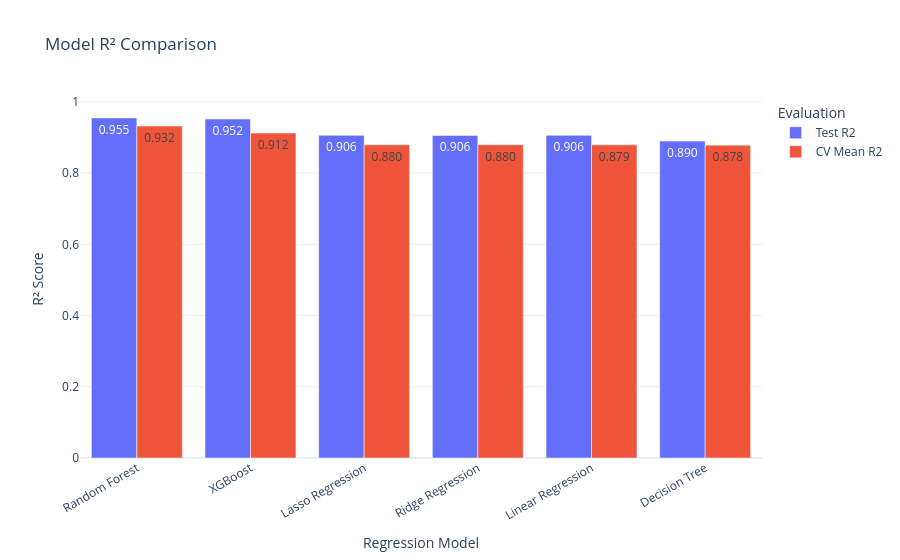

Notebook code cell kept with this figure:
### Code cell
# ============================================================
# Test and Cross-Validation R² Comparison
# ============================================================

r2_plot_data = model_comparison[
    [
        "Model",
        "Test R2",
        "CV Mean R2"
    ]
].melt(
    id_vars="Model",
    var_name="Evaluation",
    value_name="R2"
)

fig = px.bar(
    r2_plot_data,
    x="Model",
    y="R2",
    color="Evaluation",
    barmode="group",
    text_auto=".3f",
    title="Model R² Comparison",
    template="plotly_white"
)

fig.update_layout(
    xaxis_title="Regression Model",
    yaxis_title="R² Score",
    xaxis_tickangle=-30
)

fig.show()

### Figure 1 — Plotly figure (JSON) as saved in the notebook; plotly's stock layout.template omitted (floating-point values rounded to 4 significant figures)
{"data": [{"alignmentgroup": "True", "hovertemplate": "Evaluation=Test R2<br>Model=%{x}<br>R2=%{y}<extra></extra>", "legendgroup": "Test R2", "marker": {"color": "#636efa", "pattern": {"shape": ""}}, "name": "Test R2", "offsetgroup": "Test R2", "orientation": "v", "showlegend": true, "textposition": "auto", "texttemplate": "%{y:.3f}", "type": "bar", "x": ["Random Forest", "XGBoost", "Lasso Regression", "Ridge Regression", "Linear Regression", "Decision Tree"], "xaxis": "x", "y": [0.9549, 0.9517, 0.9059, 0.9057, 0.9059, 0.8899], "yaxis": "y"}, {"alignmentgroup": "True", "hovertemplate": "Evaluation=CV Mean R2<br>Model=%{x}<br>R2=%{y}<extra></extra>", "legendgroup": "CV Mean R2", "marker": {"color": "#EF553B", "pattern": {"shape": ""}}, "name": "CV Mean R2", "offsetgroup": "CV Mean R2", "orientation": "v", "showlegend": true, "textposition": "auto", "texttemplate": "%{y:.3f}", "type": "bar", "x": ["Random Forest", "XGBoost", "Lasso Regression", "Ridge Regression", "Linear Regression", "Decision Tree"], "xaxis": "x", "y": [0.9321, 0.9124, 0.8797, 0.8796, 0.8793, 0.8784], "yaxis": "y"}], "layout": {"barmode": "group", "legend": {"title": {"text": "Evaluation"}, "tracegroupgap": 0}, "title": {"text": "Model R² Comparison"}, "xaxis": {"anchor": "y", "domain": [0, 1], "tickangle": -30, "title": {"text": "Regression Model"}}, "yaxis": {"anchor": "x", "domain": [0, 1], "title": {"text": "R² Score"}}}}
